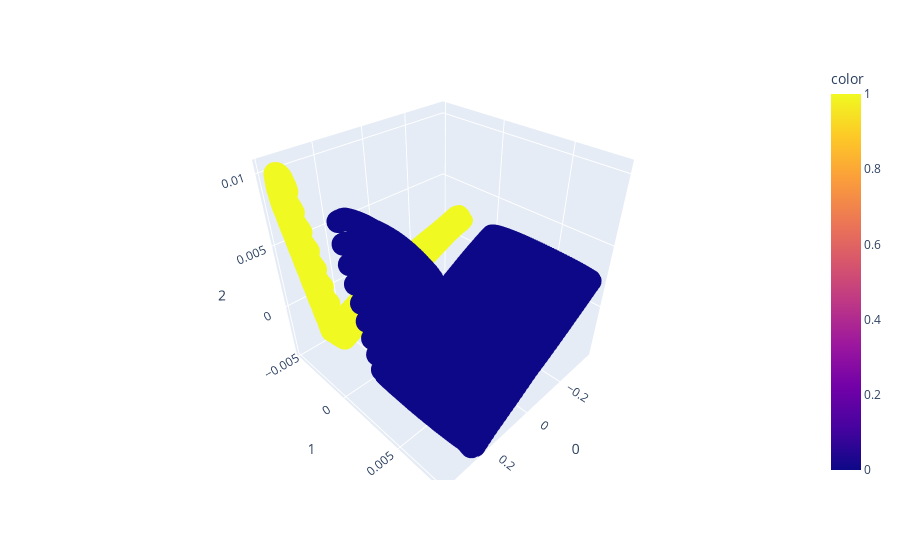

Notebook source saved alongside this figure:
### Code cell
import plotly.express as px

px.scatter_3d(h_red, x=0, y=1, z=2, color=context)

### Figure 1 — Plotly figure (JSON) as saved in the notebook; plotly's stock layout.template omitted (floating-point values rounded to 4 significant figures; data arrays with more than 128 entries replaced by an {"elided": "..."} marker saying what was removed)
{"data": [{"hovertemplate": "0=%{x}<br>1=%{y}<br>2=%{z}<br>color=%{marker.color}<extra></extra>", "legendgroup": "", "marker": {"color": {"elided": "5000 int values"}, "coloraxis": "coloraxis", "symbol": "circle"}, "mode": "markers", "name": "", "scene": "scene", "showlegend": false, "type": "scatter3d", "x": {"elided": "5000 float values"}, "y": {"elided": "5000 float values"}, "z": {"elided": "5000 float values"}}], "layout": {"coloraxis": {"colorbar": {"title": {"text": "color"}}, "colorscale": [[0, "#0d0887"], [0.1111, "#46039f"], [0.2222, "#7201a8"], [0.3333, "#9c179e"], [0.4444, "#bd3786"], [0.5556, "#d8576b"], [0.6667, "#ed7953"], [0.7778, "#fb9f3a"], [0.8889, "#fdca26"], [1, "#f0f921"]]}, "legend": {"tracegroupgap": 0}, "margin": {"t": 60}, "scene": {"domain": {"x": [0, 1], "y": [0, 1]}, "xaxis": {"title": {"text": "0"}}, "yaxis": {"title": {"text": "1"}}, "zaxis": {"title": {"text": "2"}}}}}
